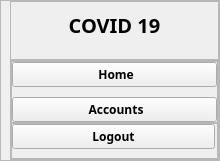
     <widget class="QWidget" name="leftMenu" native="true">
      <property name="sizePolicy">
       <sizepolicy hsizetype="Preferred" vsizetype="Expanding">
        <horstretch>0</horstretch>
        <verstretch>0</verstretch>
       </sizepolicy>
      </property>
      <property name="minimumSize">
       <size>
        <width>220</width>
        <height>0</height>
       </size>
      </property>
      <property name="maximumSize">
       <size>
        <width>220</width>
        <height>16777215</height>
       </size>
      </property>
      <layout class="QVBoxLayout" name="verticalLayout_6">
       <property name="spacing">
        <number>6</number>
       </property>
       <property name="leftMargin">
        <number>0</number>
       </property>
       <property name="topMargin">
        <number>0</number>
       </property>
       <property name="rightMargin">
        <number>0</number>
       </property>
       <property name="bottomMargin">
        <number>0</number>
       </property>
       <item>
        <widget class="QFrame" name="leftMenuFrame">
         <property name="sizePolicy">
          <sizepolicy hsizetype="Preferred" vsizetype="Expanding">
           <horstretch>0</horstretch>
           <verstretch>0</verstretch>
          </sizepolicy>
         </property>
         <property name="frameShape">
          <enum>QFrame::StyledPanel</enum>
         </property>
         <property name="frameShadow">
          <enum>QFrame::Raised</enum>
         </property>
         <layout class="QVBoxLayout" name="verticalLayout_7">
          <property name="spacing">
           <number>0</number>
          </property>
          <property name="leftMargin">
           <number>9</number>
          </property>
          <property name="topMargin">
           <number>0</number>
          </property>
          <property name="rightMargin">
           <number>0</number>
          </property>
          <property name="bottomMargin">
           <number>0</number>
          </property>
          <item>
           <widget class="QFrame" name="frame_2">
            <property name="frameShape">
             <enum>QFrame::StyledPanel</enum>
            </property>
            <property name="frameShadow">
             <enum>QFrame::Raised</enum>
            </property>
            <layout class="QHBoxLayout" name="horizontalLayout_8">
             <property name="bottomMargin">
              <number>20</number>
             </property>
             <item>
              <widget class="QLabel" name="logoLbl">
               <property name="font">
                <font>
                 <family>Noto Sans</family>
                 <pointsize>15</pointsize>
                 <weight>75</weight>
                 <bold>true</bold>
                </font>
               </property>
               <property name="text">
                <string>COVID 19</string>
               </property>
               <property name="alignment">
                <set>Qt::AlignCenter</set>
               </property>
              </widget>
             </item>
            </layout>
           </widget>
          </item>
          <item>
           <widget class="QFrame" name="frame_3">
            <property name="sizePolicy">
             <sizepolicy hsizetype="Preferred" vsizetype="Expanding">
              <horstretch>0</horstretch>
              <verstretch>0</verstretch>
             </sizepolicy>
            </property>
            <property name="frameShape">
             <enum>QFrame::StyledPanel</enum>
            </property>
            <property name="frameShadow">
             <enum>QFrame::Raised</enum>
            </property>
            <layout class="QVBoxLayout" name="verticalLayout_9">
             <property name="spacing">
              <number>0</number>
             </property>
             <property name="leftMargin">
              <number>0</number>
             </property>
             <property name="topMargin">
              <number>0</number>
             </property>
             <property name="rightMargin">
              <number>0</number>
             </property>
             <property name="bottomMargin">
              <number>0</number>
             </property>
             <item alignment="Qt::AlignTop">
              <widget class="QFrame" name="leftBtnFrame">
               <property name="sizePolicy">
                <sizepolicy hsizetype="Preferred" vsizetype="Expanding">
                 <horstretch>0</horstretch>
                 <verstretch>0</verstretch>
                </sizepolicy>
               </property>
               <property name="frameShape">
                <enum>QFrame::StyledPanel</enum>
               </property>
               <property name="frameShadow">
                <enum>QFrame::Raised</enum>
               </property>
               <layout class="QVBoxLayout" name="verticalLayout_8">
                <property name="spacing">
                 <number>10</number>
                </property>
                <property name="leftMargin">
                 <number>0</number>
                </property>
                <property name="topMargin">
                 <number>0</number>
                </property>
                <property name="rightMargin">
                 <number>0</number>
                </property>
                <property name="bottomMargin">
                 <number>0</number>
                </property>
                <item>
                 <widget class="QPushButton" name="homeBtn">
                  <property name="font">
                   <font>
                    <family>Noto Sans</family>
                    <weight>75</weight>
                    <bold>true</bold>
                   </font>
                  </property>
                  <property name="cursor">
                   <cursorShape>PointingHandCursor</cursorShape>
                  </property>
                  <property name="text">
                   <string> Home</string>
                  </property>
                  <property name="icon">
                   <iconset resource="../resource.qrc">
                    <normaloff>:/icons/icons/others/home-removebg-preview.png</normaloff>:/icons/icons/others/home-removebg-preview.png</iconset>
                  </property>
                  <property name="iconSize">
                   <size>
                    <width>50</width>
                    <height>50</height>
                   </size>
                  </property>
                 </widget>
                </item>
                <item>
                 <widget class="QPushButton" name="accountLeftBtn">
                  <property name="font">
                   <font>
                    <family>Noto Sans</family>
                    <weight>75</weight>
                    <bold>true</bold>
                   </font>
                  </property>
                  <property name="cursor">
                   <cursorShape>PointingHandCursor</cursorShape>
                  </property>
                  <property name="text">
                   <string> Accounts</string>
                  </property>
                  <property name="icon">
                   <iconset resource="../resource.qrc">
                    <normaloff>:/icons/icons/others/user_edit-removebg-preview.png</normaloff>:/icons/icons/others/user_edit-removebg-preview.png</iconset>
                  </property>
                  <property name="iconSize">
                   <size>
                    <width>50</width>
                    <height>50</height>
                   </size>
                  </property>
                 </widget>
                </item>
               </layout>
              </widget>
             </item>
             <item alignment="Qt::AlignBottom">
              <widget class="QFrame" name="logoutFrame">
               <property name="frameShape">
                <enum>QFrame::StyledPanel</enum>
               </property>
               <property name="frameShadow">
                <enum>QFrame::Raised</enum>
               </property>
               <layout class="QVBoxLayout" name="verticalLayout_10">
                <property name="spacing">
                 <number>10</number>
                </property>
                <property name="leftMargin">
                 <number>0</number>
                </property>
                <property name="topMargin">
                 <number>0</number>
                </property>
                <property name="rightMargin">
                 <number>2</number>
                </property>
                <property name="bottomMargin">
                 <number>9</number>
                </property>
                <item>
                 <widget class="QPushButton" name="logoutBtn">
                  <property name="font">
                   <font>
                    <family>Noto Sans</family>
                    <weight>75</weight>
                    <bold>true</bold>
                   </font>
                  </property>
                  <property name="cursor">
                   <cursorShape>PointingHandCursor</cursorShape>
                  </property>
                  <property name="text">
                   <string>Logout</string>
                  </property>
                  <property name="icon">
                   <iconset resource="../resource.qrc">
                    <normaloff>:/icons/icons/others/exit-removebg-preview.png</normaloff>:/icons/icons/others/exit-removebg-preview.png</iconset>
                  </property>
                  <property name="iconSize">
                   <size>
                    <width>50</width>
                    <height>50</height>
                   </size>
                  </property>
                  <property name="checkable">
                   <bool>false</bool>
                  </property>
                  <property name="checked">
                   <bool>false</bool>
                  </property>
                 </widget>
                </item>
               </layout>
              </widget>
             </item>
            </layout>
           </widget>
          </item>
         </layout>
        </widget>
       </item>
      </layout>
     </widget>
